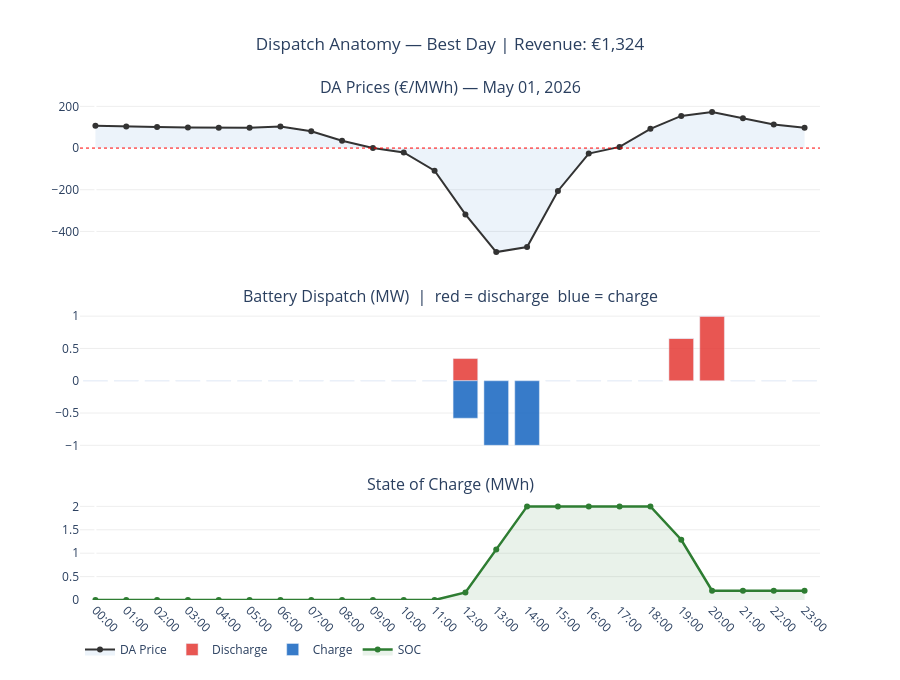

This figure's notebook cell:
### Code cell
# Best Day Dispatch Anatomy
best_date = daily.loc[daily['revenue'].idxmax(), 'date']
best_rev  = daily['revenue'].max()
day_h     = hourly[hourly['date'] == best_date].sort_values('hour')

fig4 = make_subplots(
    rows=3, cols=1,
    shared_xaxes=True,
    subplot_titles=[
        f'DA Prices (€/MWh) — {best_date.strftime("%B %d, %Y")}',
        'Battery Dispatch (MW)  |  red = discharge  blue = charge',
        'State of Charge (MWh)',
    ],
    vertical_spacing=0.09,
    row_heights=[0.4, 0.35, 0.25],
)

hours = list(range(24))

# Panel 1 — prices
fig4.add_trace(go.Scatter(
    x=hours, y=day_h['price'],
    mode='lines+markers',
    line=dict(color='#333', width=2),
    fill='tozeroy',
    fillcolor='rgba(21,101,192,0.08)',
    name='DA Price',
), row=1, col=1)
fig4.add_hline(y=0, line_dash='dot', line_color='red',
               line_width=1, row=1, col=1)

# Panel 2 — charge / discharge (mirrored bar)
fig4.add_trace(go.Bar(
    x=hours, y=day_h['discharge'],
    name='Discharge', marker_color='#E53935', opacity=0.85,
), row=2, col=1)
fig4.add_trace(go.Bar(
    x=hours, y=-day_h['charge'],
    name='Charge', marker_color='#1565C0', opacity=0.85,
), row=2, col=1)

# Panel 3 — SOC
fig4.add_trace(go.Scatter(
    x=hours, y=day_h['soc'],
    mode='lines+markers',
    line=dict(color='#2E7D32', width=2.5),
    fill='tozeroy',
    fillcolor='rgba(46,125,50,0.10)',
    name='SOC',
), row=3, col=1)

fig4.update_xaxes(tickvals=hours, ticktext=[f'{h:02d}:00' for h in hours],
                  tickangle=45, row=3, col=1)
fig4.update_layout(
    title=dict(
        text=f'Dispatch Anatomy — Best Day | Revenue: €{best_rev:,.0f}',
        x=0.5),
    plot_bgcolor='white',
    barmode='relative',
    height=680,
    legend=dict(orientation='h', y=-0.07),
    showlegend=True,
)
fig4.update_yaxes(gridcolor='#eeeeee')
fig4.show()

### Figure 1 — Plotly figure (JSON) as saved in the notebook; plotly's stock layout.template omitted (floating-point values rounded to 4 significant figures)
{"data": [{"fill": "tozeroy", "fillcolor": "rgba(21,101,192,0.08)", "line": {"color": "#333", "width": 2}, "mode": "lines+markers", "name": "DA Price", "type": "scatter", "x": [0, 1, 2, 3, 4, 5, 6, 7, 8, 9, 10, 11, 12, 13, 14, 15, 16, 17, 18, 19, 20, 21, 22, 23], "xaxis": "x", "y": [107.2, 103.1, 101.4, 99.25, 97.98, 97.5, 103.8, 80.34, 35.33, -0.03, -21.18, -108.6, -318.6, -499.0, -475.0, -205.9, -26.25, 5.56, 92.53, 154.2, 173.3, 142.9, 113.2, 96.98], "yaxis": "y"}, {"marker": {"color": "#E53935"}, "name": "Discharge", "opacity": 0.85, "type": "bar", "x": [0, 1, 2, 3, 4, 5, 6, 7, 8, 9, 10, 11, 12, 13, 14, 15, 16, 17, 18, 19, 20, 21, 22, 23], "xaxis": "x2", "y": [0.0, 0.0, 0.0, 0.0, 0.0, 0.0, -0.0, -0.0, 0.0, 0.0, -0.0, -0.0, 0.344, 0.0, 0.0, 0.0, 0.0, 0.0, 0.0, 0.656, 1.0, 0.0, 0.0, 0.0], "yaxis": "y2"}, {"marker": {"color": "#1565C0"}, "name": "Charge", "opacity": 0.85, "type": "bar", "x": [0, 1, 2, 3, 4, 5, 6, 7, 8, 9, 10, 11, 12, 13, 14, 15, 16, 17, 18, 19, 20, 21, 22, 23], "xaxis": "x2", "y": [0.0, -0.0, -0.0, -0.0, -0.0, -0.0, -0.0, -0.0, -0.0, 0.0, -0.0, -0.0, -0.5803, -1.0, -1.0, 0.0, 0.0, -0.0, -0.0, -0.0, -0.0, -0.0, -0.0, -0.0], "yaxis": "y2"}, {"fill": "tozeroy", "fillcolor": "rgba(46,125,50,0.10)", "line": {"color": "#2E7D32", "width": 2.5}, "mode": "lines+markers", "name": "SOC", "type": "scatter", "x": [0, 1, 2, 3, 4, 5, 6, 7, 8, 9, 10, 11, 12, 13, 14, 15, 16, 17, 18, 19, 20, 21, 22, 23], "xaxis": "x3", "y": [0.0, -0.0, -0.0, -0.0, -0.0, -0.0, 0.0, 0.0, 0.0, 0.0, 0.0, 0.0, 0.16, 1.08, 2.0, 2.0, 2.0, 2.0, 2.0, 1.287, 0.2, 0.2, 0.2, 0.2], "yaxis": "y3"}], "layout": {"annotations": [{"font": {"size": 16}, "showarrow": false, "text": "DA Prices (€/MWh) — May 01, 2026", "x": 0.5, "xanchor": "center", "xref": "paper", "y": 1, "yanchor": "bottom", "yref": "paper"}, {"font": {"size": 16}, "showarrow": false, "text": "Battery Dispatch (MW)  |  red = discharge  blue = charge", "x": 0.5, "xanchor": "center", "xref": "paper", "y": 0.582, "yanchor": "bottom", "yref": "paper"}, {"font": {"size": 16}, "showarrow": false, "text": "State of Charge (MWh)", "x": 0.5, "xanchor": "center", "xref": "paper", "y": 0.205, "yanchor": "bottom", "yref": "paper"}], "barmode": "relative", "height": 680, "legend": {"orientation": "h", "y": -0.07}, "plot_bgcolor": "white", "shapes": [{"line": {"color": "red", "dash": "dot", "width": 1}, "type": "line", "x0": 0, "x1": 1, "xref": "x domain", "y0": 0, "y1": 0, "yref": "y"}], "showlegend": true, "title": {"text": "Dispatch Anatomy — Best Day | Revenue: €1,324", "x": 0.5}, "xaxis": {"anchor": "y", "domain": [0, 1], "matches": "x3", "showticklabels": false}, "xaxis2": {"anchor": "y2", "domain": [0, 1], "matches": "x3", "showticklabels": false}, "xaxis3": {"anchor": "y3", "domain": [0, 1], "tickangle": 45, "ticktext": ["00:00", "01:00", "02:00", "03:00", "04:00", "05:00", "06:00", "07:00", "08:00", "09:00", "10:00", "11:00", "12:00", "13:00", "14:00", "15:00", "16:00", "17:00", "18:00", "19:00", "20:00", "21:00", "22:00", "23:00"], "tickvals": [0, 1, 2, 3, 4, 5, 6, 7, 8, 9, 10, 11, 12, 13, 14, 15, 16, 17, 18, 19, 20, 21, 22, 23]}, "yaxis": {"anchor": "x", "domain": [0.672, 1], "gridcolor": "#eeeeee"}, "yaxis2": {"anchor": "x2", "domain": [0.295, 0.582], "gridcolor": "#eeeeee"}, "yaxis3": {"anchor": "x3", "domain": [0, 0.205], "gridcolor": "#eeeeee"}}}
